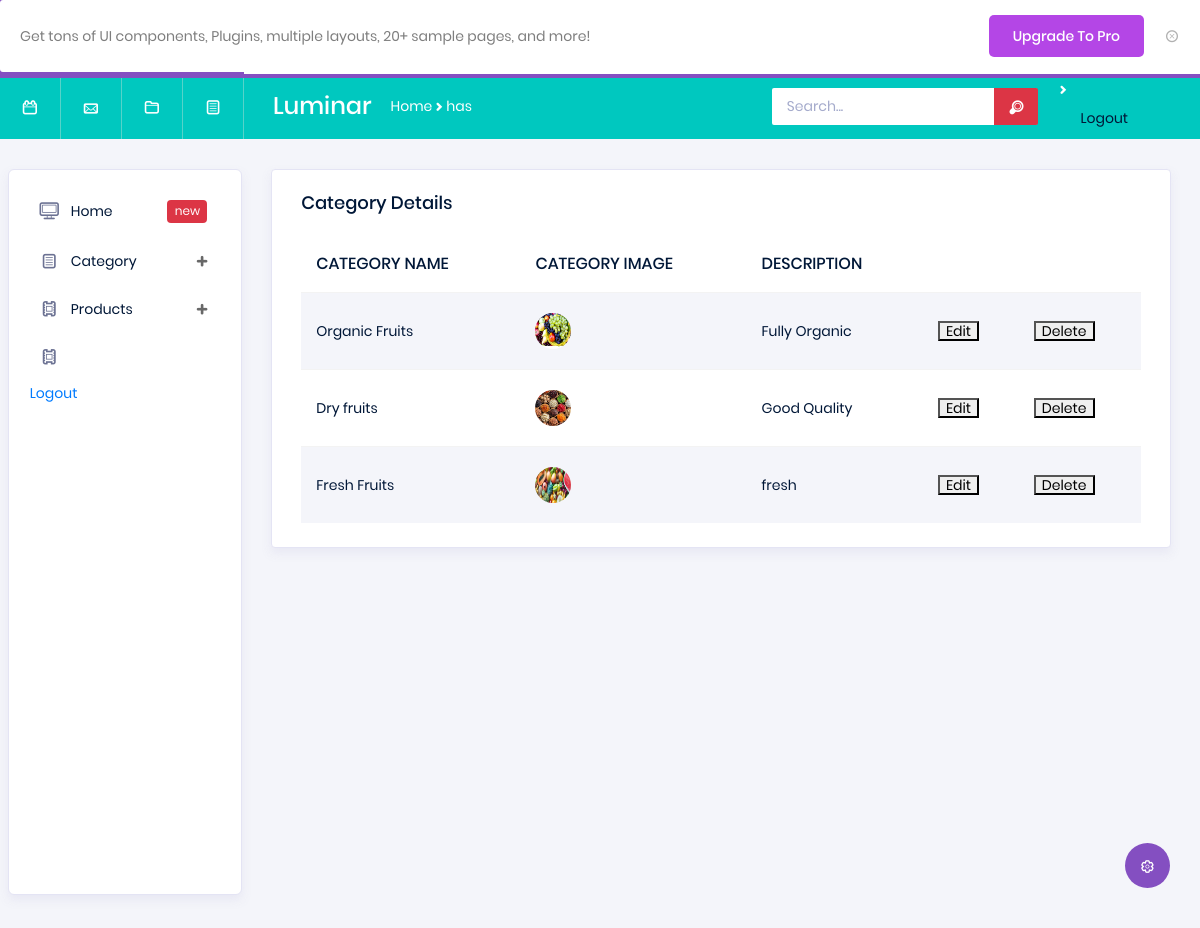
The page /display_page/ on the database its author committed.
### myapp/models.py (models this page shows)
class categoryDb(models.Model):
    Name=models.CharField(max_length=60,null=True,blank=True)
    Image=models.ImageField(upload_to="propic",null=True,blank=True)
    Description=models.CharField(max_length=200,null=True,blank=True)

### myapp/views.py (the view)
# urls.py: path('display_page/',views.display_page,name="display_page"),
def display_page(req):
    data=categoryDb.objects.all()
    return render(req,"Displaycategory.html",{'data':data})

### myapp/templates/Displaycategory.html (shortened to what this page needs)
<!DOCTYPE html>
{% extends 'index.html' %}
{% block content %}
<html lang="en">
<head>
</head>
<body>
<div class="card">
                <div class="card-body">
                  <h4 class="card-title">Category Details</h4>
                  <div class="table-responsive">
                    <table class="table table-striped">
                      <thead>
                        <tr>
                          <th>CATEGORY NAME</th>
                          <th>CATEGORY IMAGE</th>
                          <th>DESCRIPTION</th>
                        </tr>
                      </thead>
                      <tbody>
                      {% for i in data %}
                      <tr>
                        <td>{{i.Name}}</td>
                        <td>
                           <img src="{{i.Image.url}}" width="150px" height="70px">
                        </td>
                        <td>{{i.Description}}</td>
                         <td>
                             <form action="{% url 'cat_edit' dataid=i.id %}">
                                 <button type="submit">Edit</button>
                             </form>
                         </td>
                           <td>
                             <form action="{% url 'delt_cat' dataid=i.id %}">
                                 <button type="submit">Delete</button>
                             </form>
                         </td>
                      </tr>
                      {% endfor %}
                      </tbody>
                    </table>
                  </div>
                </div>
              </div>
</body>
</html>
{% endblock %}

### rows shown on the page
categoryDb: Name "Organic Fruits", Image (picture), Description "Fully Organic"
categoryDb: Name "Dry fruits", Image (picture), Description "Good Quality"
categoryDb: Name "Fresh Fruits", Image (picture), Description "fresh"
